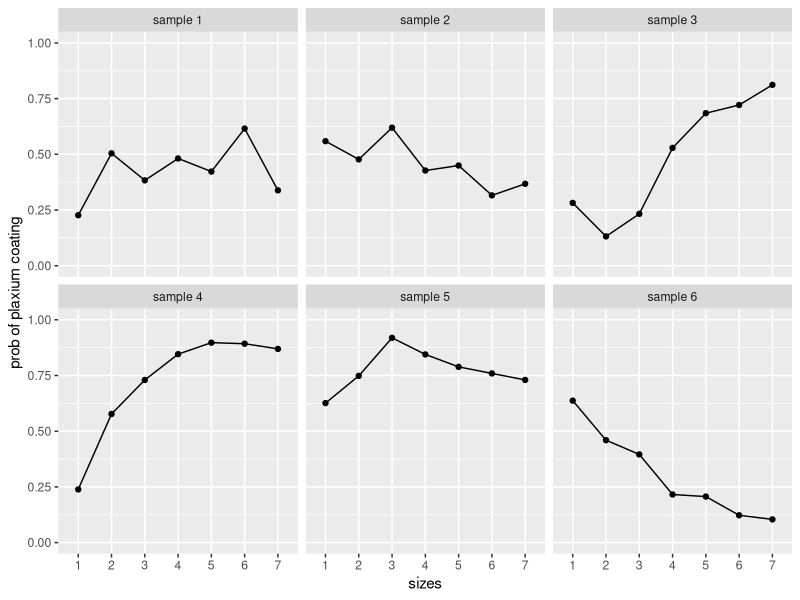

This figure's R source:
library(here)
library(MASS)
library(tidyverse)

# consider 7 spheres of different sizes
ncat <- 7

# suppose that the 7 spheres are equally spaced along the size dimension
test <- 1:ncat

# parameter specifying mean of the Gaussian process 
m <- 0
    
# parameters specifying covariance of the Gaussian process
sigma <- .5
tau <- 1.5
rho <- .1

mean_gp <- rep(NA, ncat)
cov_gp <- array(NA, c(ncat, ncat))

# mean and covariance matrix defining the Gaussian process
for(i in 1:ncat) {
  mean_gp[i] <- m
  cov_gp[i,i] <- (sigma^2) + (tau^2)
  if (i<7) {
    for(j in (i+1):ncat) {
      cov_gp[i,j] <- (tau^2) * exp(-rho * (test[i] - test[j])^2)
      cov_gp[j,i] <- cov_gp[i,j]
    }
  }
}

# sample functions from the Gaussian process
nsample <- 6
samples <-  mvrnorm(n=nsample,mean_gp, cov_gp)

# define logit transformation which maps real numbers to probabilities
logit <- function(x) {
 return(1/(1+exp(-x)))
}

# apply the logit transformation to the samples
category_means <- apply(samples, 1:2, logit)

# plot the samples

category_means <- as.tibble(category_means) %>%
    set_names(c("1", "2", "3", "4", "5", "6", "7"))
category_means$samplenum <- paste("sample", 1:nsample)

tidymeans <- gather(category_means, cat, value, -samplenum)

pic <- tidymeans %>%
  ggplot(aes(x = cat, y = value, group=1)) +
  geom_line() +
  geom_point() +
  facet_wrap(~samplenum) +
  scale_y_continuous(lim=c(0,1)) +
  xlab("sizes") +
  ylab("prob of plaxium coating")
    
plot(pic)

